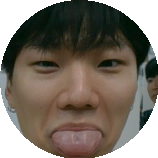
#> input picture Software/찬하/cam/captured_face.png, 158 x 158 px
$ python -i '사진합성2.py'   (imports and definitions only)
#> lines starting #> are read from the running program, lines starting #| are printed output that depends on the picture
import pygame
import cv2
import numpy as np
from PIL import Image, ImageDraw
import imageio
import os

# [8 lines left out: function create_circular_mask, not called in this run]

def preprocess_gif(gif_path):
    """
    GIF을 미리 분석하여 각 프레임과 얼굴 위치 정보를 반환합니다. (최적화 적용)
    """
#> called with gif_path = 'cam/captured_face.png'
    print("GIF 파일을 미리 분석 중입니다...")
    face_cascade = cv2.CascadeClassifier(cv2.data.haarcascades + 'haarcascade_frontalface_default.xml')

    try:
        gif_reader = imageio.get_reader(gif_path)
    except FileNotFoundError:
        print(f"오류: '{gif_path}' 파일을 찾을 수 없습니다.")
        return None, None

    frames, face_locations = [], []

    for frame_data in gif_reader:
        frame_pil = Image.fromarray(frame_data).convert("RGBA")
        frames.append(pygame.image.fromstring(frame_pil.tobytes(), frame_pil.size, "RGBA"))

        frame_cv = cv2.cvtColor(np.array(frame_pil), cv2.COLOR_RGBA2BGR)

        # ★★★ 최적화 1: GIF 분석 시 이미지를 50%로 줄여서 처리 ★★★
        scale = 0.5
        small_frame = cv2.resize(frame_cv, (0, 0), fx=scale, fy=scale)
        gray = cv2.cvtColor(small_frame, cv2.COLOR_BGR2GRAY)

        # ★★★ 최적화 2: 파라미터 조절로 속도 향상 ★★★
        faces = face_cascade.detectMultiScale(gray, scaleFactor=1.3, minNeighbors=4, minSize=(20, 20))

        if len(faces) > 0:
            # 원본 크기로 좌표 복원
            main_face = sorted(faces, key=lambda f: f[2]*f[3], reverse=True)[0]
            face_locations.append((main_face / scale).astype(int))
        else:
            face_locations.append(None)
#> this loop made 1 pass
#> (scale, main_face) on pass 1: (0.5, [7, 7, 69, 69])
#> pass 1, in preprocess_gif, `frame_cv = cv2.cvtColor(np.array(frame_pil), cv2.COLOR_RGBA2BGR)`:
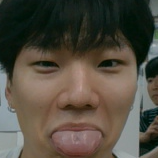
#> frame_cv: shape (158, 158, 3); mean B, G, R 65.1, 76.8, 83.3
#> pass 1, in preprocess_gif, `small_frame = cv2.resize(frame_cv, (0, 0), fx=scale, fy=scale)`:
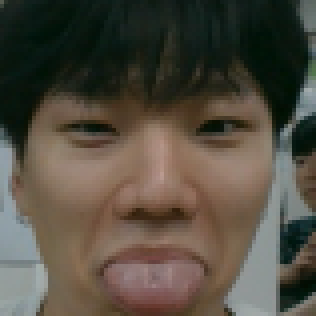
#> small_frame: shape (79, 79, 3) (shown 4 times larger); mean B, G, R 65.2, 76.9, 83.4
#> pass 1, in preprocess_gif, `gray = cv2.cvtColor(small_frame, cv2.COLOR_BGR2GRAY)`:
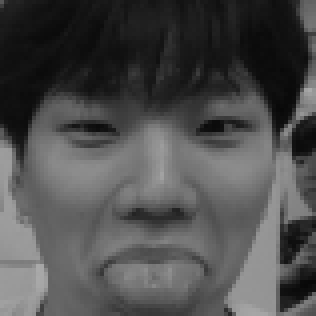
#> gray: shape (79, 79) (shown 4 times larger); min 8, max 169, mean 77.5
#> frame_pil is the input picture: PIL image 158x158 RGBA; mean R, G, B, A 83.3, 76.8, 65.1, 202.3
#> after the loop, face_locations = [[14, 14, 138, 138]]; frames = 1 item

    print("GIF 분석 완료!")
    return frames, face_locations

# [103 lines left out: function main, not called in this run]

# [2 lines not run here, left out]

>>> result = preprocess_gif('cam/captured_face.png')
